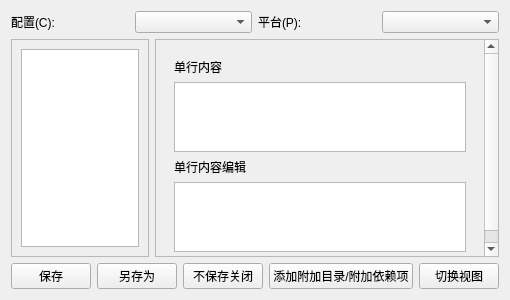
<?xml version="1.0" encoding="UTF-8"?>
<ui version="4.0">
 <class>attribute_table_widget</class>
 <widget class="QWidget" name="attribute_table_widget">
  <property name="geometry">
   <rect>
    <x>0</x>
    <y>0</y>
    <width>477</width>
    <height>300</height>
   </rect>
  </property>
  <property name="windowTitle">
   <string/>
  </property>
  <layout class="QVBoxLayout" name="verticalLayout">
   <item>
    <layout class="QHBoxLayout" name="horizontalLayout">
     <item>
      <widget class="QLabel" name="label">
       <property name="text">
        <string>配置(C):</string>
       </property>
      </widget>
     </item>
     <item>
      <widget class="QComboBox" name="configuration_combo"/>
     </item>
     <item>
      <widget class="QLabel" name="label_2">
       <property name="text">
        <string>平台(P):</string>
       </property>
      </widget>
     </item>
     <item>
      <widget class="QComboBox" name="platform_combo"/>
     </item>
    </layout>
   </item>
   <item>
    <layout class="QHBoxLayout" name="horizontalLayout_2" stretch="2,5">
     <item>
      <widget class="QScrollArea" name="attr_area">
       <property name="widgetResizable">
        <bool>true</bool>
       </property>
       <widget class="QWidget" name="scrollAreaWidgetContents">
        <property name="geometry">
         <rect>
          <x>0</x>
          <y>0</y>
          <width>127</width>
          <height>218</height>
         </rect>
        </property>
        <layout class="QVBoxLayout" name="verticalLayout_2">
         <item>
          <widget class="QListWidget" name="attrs"/>
         </item>
        </layout>
       </widget>
      </widget>
     </item>
     <item>
      <widget class="QScrollArea" name="attr_content_area">
       <property name="widgetResizable">
        <bool>true</bool>
       </property>
       <widget class="QWidget" name="scrollAreaWidgetContents_2">
        <property name="geometry">
         <rect>
          <x>0</x>
          <y>0</y>
          <width>303</width>
          <height>226</height>
         </rect>
        </property>
        <layout class="QVBoxLayout" name="verticalLayout_3">
         <item>
          <widget class="QStackedWidget" name="attr_views">
           <property name="currentIndex">
            <number>1</number>
           </property>
           <widget class="QWidget" name="muti_lines_page">
            <layout class="QGridLayout" name="gridLayout">
             <item row="3" column="0">
              <widget class="QTextEdit" name="alter_muti_lines_text"/>
             </item>
             <item row="0" column="0">
              <widget class="QLabel" name="label_5">
               <property name="text">
                <string>多行内容</string>
               </property>
              </widget>
             </item>
             <item row="1" column="0">
              <widget class="QTextEdit" name="original_muti_lines_text"/>
             </item>
             <item row="2" column="0">
              <widget class="QLabel" name="label_6">
               <property name="text">
                <string>多行内容编辑</string>
               </property>
              </widget>
             </item>
            </layout>
           </widget>
           <widget class="QWidget" name="raw_page">
            <layout class="QVBoxLayout" name="verticalLayout_4">
             <item>
              <widget class="QLabel" name="label_3">
               <property name="text">
                <string>单行内容</string>
               </property>
              </widget>
             </item>
             <item>
              <widget class="QTextEdit" name="original_text"/>
             </item>
             <item>
              <widget class="QLabel" name="label_4">
               <property name="text">
                <string>单行内容编辑</string>
               </property>
              </widget>
             </item>
             <item>
              <widget class="QTextEdit" name="alter_text"/>
             </item>
            </layout>
           </widget>
          </widget>
         </item>
        </layout>
       </widget>
      </widget>
     </item>
    </layout>
   </item>
   <item>
    <layout class="QHBoxLayout" name="horizontalLayout_3">
     <item>
      <widget class="QPushButton" name="save_btn">
       <property name="text">
        <string>保存</string>
       </property>
      </widget>
     </item>
     <item>
      <widget class="QPushButton" name="save_as_btn">
       <property name="text">
        <string>另存为</string>
       </property>
      </widget>
     </item>
     <item>
      <widget class="QPushButton" name="exit_nosave_btn">
       <property name="text">
        <string>不保存关闭</string>
       </property>
      </widget>
     </item>
     <item>
      <widget class="QPushButton" name="add_path_btn">
       <property name="text">
        <string>添加附加目录/附加依赖项</string>
       </property>
      </widget>
     </item>
     <item>
      <widget class="QPushButton" name="view_btn">
       <property name="text">
        <string>切换视图</string>
       </property>
      </widget>
     </item>
    </layout>
   </item>
  </layout>
 </widget>
 <resources/>
 <connections/>
</ui>
